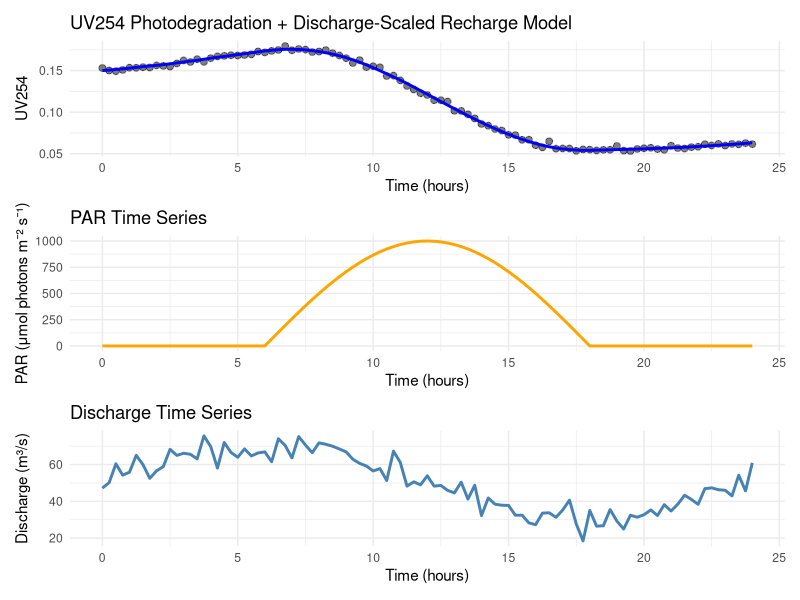
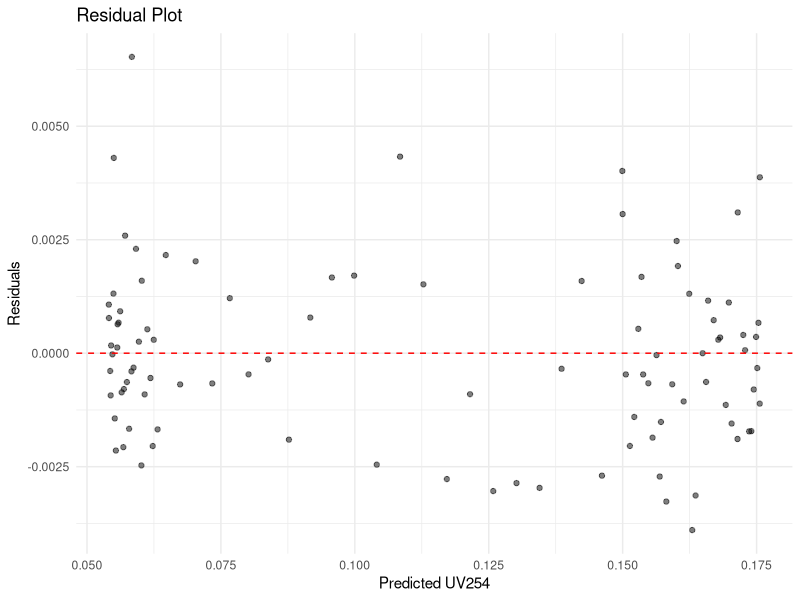
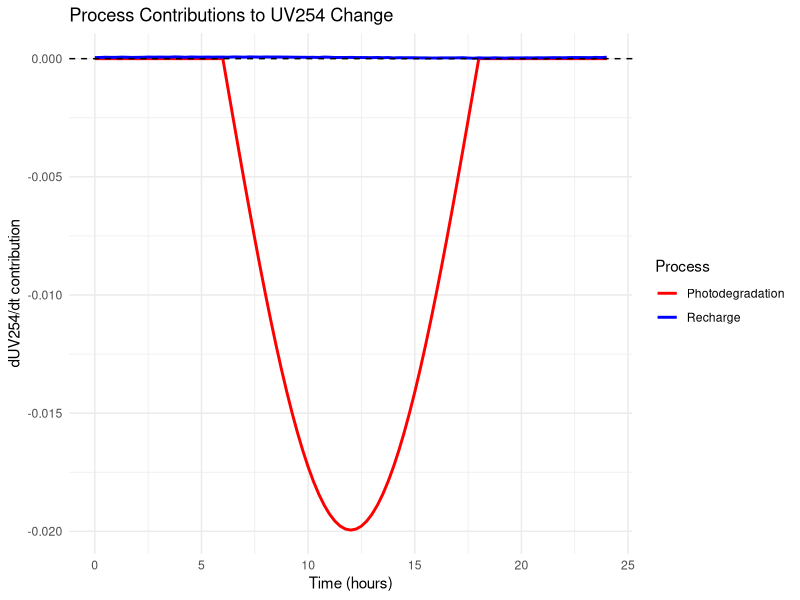

Reproduce these figures in R, in order.
#produced with https://claude.ai/share/34ad2d84-5179-4ae3-8fef-7b0c92380912

library(deSolve)
library(tidyverse)

# Example: Create or load your data
set.seed(123)
time_hours <- seq(0, 24, by = 0.25)  # 15-minute intervals (0.25 hours)
PAR <- 1000 * pmax(0, sin(pi * (time_hours - 6) / 12))  # Simulate daytime PAR
Q <- 50 + 20 * sin(2 * pi * time_hours / 24) + rnorm(length(time_hours), 0, 5)  # Simulate discharge (m³/s)
Q <- pmax(Q, 10)  # Keep discharge positive

# Define the ODE function with recharge scaled by Q
photodeg_ode <- function(t, state, parameters) {
  with(as.list(c(state, parameters)), {
    # Interpolate PAR at time t
    PAR_t <- approx(par_times, par_values, xout = t, rule = 2)$y
    
    # Interpolate Q at time t
    Q_t <- approx(q_times, q_values, xout = t, rule = 2)$y
    
    # Differential equation: dUV254/dt = -photodeg * PAR + recharge * Q
    dUV254 <- -photodeg * PAR_t + recharge * (Q_t^2)
    
    list(dUV254)
  })
}

# Function to solve ODE given parameter values
solve_photodeg <- function(params, UV254_initial, times, PAR_data, Q_data, par_times, q_times) {
  parameters <- list(
    photodeg = params[1], 
    recharge = params[2],
    par_values = PAR_data,
    par_times = par_times,
    q_values = Q_data,
    q_times = q_times
  )
  
  state <- c(UV254 = UV254_initial)
  
  out <- ode(y = state, times = times, func = photodeg_ode, parms = parameters)
  return(as.data.frame(out))
}

# Fit both photodeg and recharge to observed data
fit_photodeg_recharge <- function(UV254_obs, UV254_initial, times, PAR_data, Q_data) {
  
  # Objective function: minimize sum of squared residuals
  objective <- function(params) {
    photodeg_value <- params[1]
    recharge_value <- params[2]
    
    # Constrain to reasonable values
    if (photodeg_value < 0 || photodeg_value > 1) return(1e10)
    if (recharge_value < -0.01 || recharge_value > 0.01) return(1e10)
    
    predicted <- solve_photodeg(params, UV254_initial, times, PAR_data, Q_data, times, times)
    residuals <- UV254_obs - predicted$UV254
    sum(residuals^2)
  }
  
  # Initial parameter guesses
  initial_params <- c(photodeg = 1e-5, recharge = 1e-4)
  
  # Optimize using Nelder-Mead
  result <- optim(par = initial_params, 
                  fn = objective, 
                  method = "Nelder-Mead",
                  control = list(maxit = 5000))
  
  return(list(
    photodeg = result$par[1],
    recharge = result$par[2],
    convergence = result$convergence,
    value = result$value
  ))
}

# Example usage with simulated data
# ----------------------------------

# Simulate "observed" data
UV254_initial <- 0.15
true_photodeg <- 2e-5
true_recharge <- 1e-6  # Now represents recharge per unit discharge
true_params <- c(true_photodeg, true_recharge)

observed_data <- solve_photodeg(true_params, UV254_initial, time_hours, PAR, Q, time_hours, time_hours)
observed_data$UV254_obs <- observed_data$UV254 + rnorm(nrow(observed_data), 0, 0.002)

# Fit the model
fit_result <- fit_photodeg_recharge(
  UV254_obs = observed_data$UV254_obs,
  UV254_initial = UV254_initial,
  times = time_hours,
  PAR_data = PAR,
  Q_data = Q
)

cat("Estimated parameters:\n")
cat("  photodeg:", fit_result$photodeg, "\n")
cat("  recharge:", fit_result$recharge, "\n")
cat("  Convergence:", fit_result$convergence, "(0 = success)\n\n")

cat("True parameters:\n")
cat("  photodeg:", true_photodeg, "\n")
cat("  recharge:", true_recharge, "\n")

# Calculate R-squared
predicted <- solve_photodeg(c(fit_result$photodeg, fit_result$recharge), 
                           UV254_initial, time_hours, PAR, Q, time_hours, time_hours)
ss_res <- sum((observed_data$UV254_obs - predicted$UV254)^2)
ss_tot <- sum((observed_data$UV254_obs - mean(observed_data$UV254_obs))^2)
r_squared <- 1 - ss_res/ss_tot
cat("\nR-squared:", round(r_squared, 4), "\n")

# Plot results
plot_data <- data.frame(
  time = time_hours,
  observed = observed_data$UV254_obs,
  predicted = predicted$UV254,
  PAR = PAR,
  Q = Q
)

p1 <- ggplot(plot_data, aes(x = time)) +
  geom_point(aes(y = observed), alpha = 0.5, size = 2) +
  geom_line(aes(y = predicted), color = "blue", size = 1) +
  labs(x = "Time (hours)", y = "UV254", 
       title = "UV254 Photodegradation + Discharge-Scaled Recharge Model") +
  theme_minimal()

p2 <- ggplot(plot_data, aes(x = time, y = PAR)) +
  geom_line(color = "orange", size = 1) +
  labs(x = "Time (hours)", y = "PAR (μmol photons m⁻² s⁻¹)", 
       title = "PAR Time Series") +
  theme_minimal()

p3 <- ggplot(plot_data, aes(x = time, y = Q)) +
  geom_line(color = "steelblue", size = 1) +
  labs(x = "Time (hours)", y = "Discharge (m³/s)", 
       title = "Discharge Time Series") +
  theme_minimal()

library(patchwork)
p1 / p2 / p3

# Residual plot
plot_data$residuals <- plot_data$observed - plot_data$predicted

ggplot(plot_data, aes(x = predicted, y = residuals)) +
  geom_point(alpha = 0.5) +
  geom_hline(yintercept = 0, linetype = "dashed", color = "red") +
  labs(x = "Predicted UV254", y = "Residuals",
       title = "Residual Plot") +
  theme_minimal()

# Optional: Plot the contribution of each process
plot_data$photodeg_term <- -fit_result$photodeg * plot_data$PAR
plot_data$recharge_term <- fit_result$recharge * plot_data$Q

ggplot(plot_data, aes(x = time)) +
  geom_line(aes(y = photodeg_term, color = "Photodegradation"), size = 1) +
  geom_line(aes(y = recharge_term, color = "Recharge"), size = 1) +
  geom_hline(yintercept = 0, linetype = "dashed") +
  scale_color_manual(values = c("Photodegradation" = "red", "Recharge" = "blue")) +
  labs(x = "Time (hours)", y = "dUV254/dt contribution", 
       title = "Process Contributions to UV254 Change",
       color = "Process") +
  theme_minimal()
